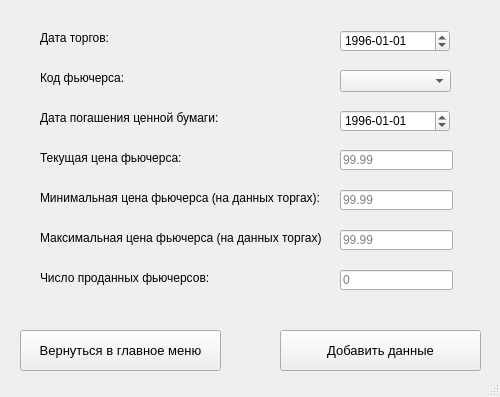
<?xml version="1.0" encoding="UTF-8"?>
<ui version="4.0">
 <class>add_form</class>
 <widget class="QMainWindow" name="add_form">
  <property name="geometry">
   <rect>
    <x>0</x>
    <y>0</y>
    <width>500</width>
    <height>397</height>
   </rect>
  </property>
  <property name="windowTitle">
   <string>Добавление данных</string>
  </property>
  <widget class="QWidget" name="centralwidget">
   <widget class="QComboBox" name="Name_Combo_Box_Add">
    <property name="geometry">
     <rect>
      <x>340</x>
      <y>70</y>
      <width>111</width>
      <height>22</height>
     </rect>
    </property>
   </widget>
   <widget class="QLineEdit" name="Quot_Line_Add">
    <property name="geometry">
     <rect>
      <x>340</x>
      <y>150</y>
      <width>113</width>
      <height>20</height>
     </rect>
    </property>
    <property name="placeholderText">
     <string>99.99</string>
    </property>
   </widget>
   <widget class="QLineEdit" name="Min_Quot_Line_Add">
    <property name="geometry">
     <rect>
      <x>340</x>
      <y>190</y>
      <width>113</width>
      <height>20</height>
     </rect>
    </property>
    <property name="placeholderText">
     <string>99.99</string>
    </property>
   </widget>
   <widget class="QLineEdit" name="Max_Quot_Line_Add">
    <property name="geometry">
     <rect>
      <x>340</x>
      <y>230</y>
      <width>113</width>
      <height>20</height>
     </rect>
    </property>
    <property name="placeholderText">
     <string>99.99</string>
    </property>
   </widget>
   <widget class="QLineEdit" name="Num_contr_Line_Add">
    <property name="geometry">
     <rect>
      <x>340</x>
      <y>270</y>
      <width>113</width>
      <height>20</height>
     </rect>
    </property>
    <property name="placeholderText">
     <string>0</string>
    </property>
   </widget>
   <widget class="QLabel" name="label">
    <property name="geometry">
     <rect>
      <x>40</x>
      <y>30</y>
      <width>91</width>
      <height>16</height>
     </rect>
    </property>
    <property name="text">
     <string>Дата торгов:</string>
    </property>
   </widget>
   <widget class="QLabel" name="label_2">
    <property name="geometry">
     <rect>
      <x>40</x>
      <y>70</y>
      <width>101</width>
      <height>16</height>
     </rect>
    </property>
    <property name="text">
     <string>Код фьючерса:</string>
    </property>
   </widget>
   <widget class="QLabel" name="label_3">
    <property name="geometry">
     <rect>
      <x>40</x>
      <y>110</y>
      <width>201</width>
      <height>16</height>
     </rect>
    </property>
    <property name="text">
     <string>Дата погашения ценной бумаги:</string>
    </property>
   </widget>
   <widget class="QLabel" name="label_4">
    <property name="geometry">
     <rect>
      <x>40</x>
      <y>150</y>
      <width>151</width>
      <height>16</height>
     </rect>
    </property>
    <property name="text">
     <string>Текущая цена фьючерса:</string>
    </property>
   </widget>
   <widget class="QLabel" name="label_5">
    <property name="geometry">
     <rect>
      <x>40</x>
      <y>190</y>
      <width>281</width>
      <height>16</height>
     </rect>
    </property>
    <property name="text">
     <string>Минимальная цена фьючерса (на данных торгах):</string>
    </property>
   </widget>
   <widget class="QLabel" name="label_6">
    <property name="geometry">
     <rect>
      <x>40</x>
      <y>230</y>
      <width>281</width>
      <height>16</height>
     </rect>
    </property>
    <property name="text">
     <string>Максимальная цена фьючерса (на данных торгах):</string>
    </property>
   </widget>
   <widget class="QLabel" name="label_7">
    <property name="geometry">
     <rect>
      <x>40</x>
      <y>270</y>
      <width>181</width>
      <height>16</height>
     </rect>
    </property>
    <property name="text">
     <string>Число проданных фьючерсов:</string>
    </property>
   </widget>
   <widget class="QPushButton" name="ReturnToMainButton">
    <property name="geometry">
     <rect>
      <x>20</x>
      <y>330</y>
      <width>201</width>
      <height>41</height>
     </rect>
    </property>
    <property name="font">
     <font>
      <pointsize>10</pointsize>
     </font>
    </property>
    <property name="focusPolicy">
     <enum>Qt::StrongFocus</enum>
    </property>
    <property name="text">
     <string>Вернуться в главное меню</string>
    </property>
   </widget>
   <widget class="QPushButton" name="AddDataButton">
    <property name="geometry">
     <rect>
      <x>280</x>
      <y>330</y>
      <width>201</width>
      <height>41</height>
     </rect>
    </property>
    <property name="font">
     <font>
      <pointsize>10</pointsize>
     </font>
    </property>
    <property name="text">
     <string>Добавить данные</string>
    </property>
   </widget>
   <widget class="QDateEdit" name="Torg_Date_dateEdit">
    <property name="geometry">
     <rect>
      <x>340</x>
      <y>30</y>
      <width>110</width>
      <height>22</height>
     </rect>
    </property>
    <property name="dateTime">
     <datetime>
      <hour>0</hour>
      <minute>0</minute>
      <second>0</second>
      <year>1996</year>
      <month>1</month>
      <day>1</day>
     </datetime>
    </property>
    <property name="displayFormat">
     <string>yyyy-MM-dd</string>
    </property>
    <property name="date">
     <date>
      <year>1996</year>
      <month>1</month>
      <day>1</day>
     </date>
    </property>
   </widget>
   <widget class="QDateEdit" name="Day_End_dateEdit">
    <property name="geometry">
     <rect>
      <x>340</x>
      <y>110</y>
      <width>110</width>
      <height>22</height>
     </rect>
    </property>
    <property name="dateTime">
     <datetime>
      <hour>0</hour>
      <minute>0</minute>
      <second>0</second>
      <year>1996</year>
      <month>1</month>
      <day>1</day>
     </datetime>
    </property>
    <property name="displayFormat">
     <string>yyyy-MM-dd</string>
    </property>
    <property name="date">
     <date>
      <year>1996</year>
      <month>1</month>
      <day>1</day>
     </date>
    </property>
   </widget>
  </widget>
  <widget class="QMenuBar" name="menubar">
   <property name="geometry">
    <rect>
     <x>0</x>
     <y>0</y>
     <width>500</width>
     <height>21</height>
    </rect>
   </property>
  </widget>
  <widget class="QStatusBar" name="statusbar"/>
 </widget>
 <resources/>
 <connections/>
</ui>
